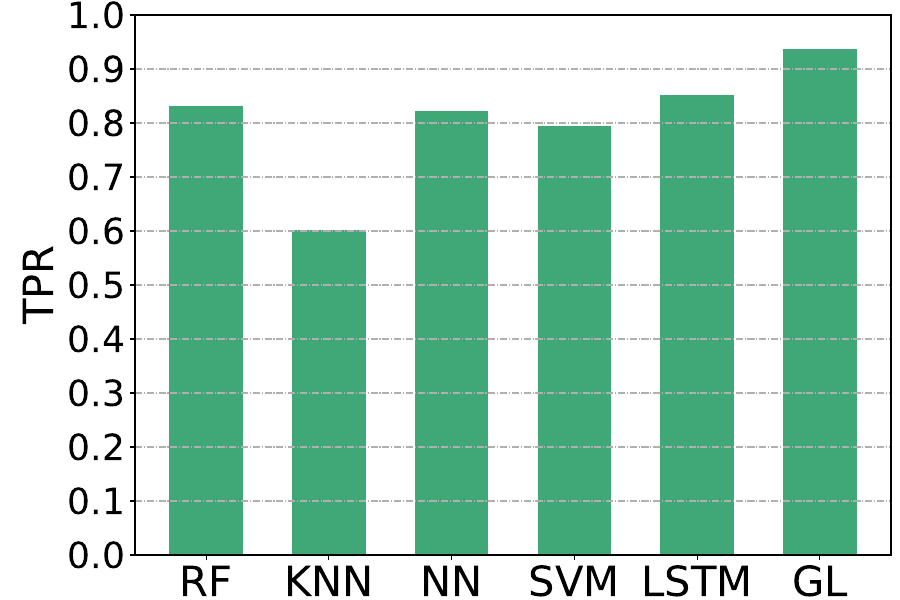

Generate this figure with Python:
import numpy as np
import matplotlib.pyplot as plt
import xlrd
import argparse

parser = argparse.ArgumentParser(description='画性能图')
parser.add_argument('-f','--file')
args = parser.parse_args()

readbook = xlrd.open_workbook(args.file)
defaultSheet = readbook.sheet_by_name('Sheet1')

xTick = defaultSheet.row_values(1)[11:17]
valueArr = defaultSheet.row_values(2)[11:17]

print(xTick)
print(valueArr)

# 生成图片实例，figsize的元组是宽高比
fig = plt.figure(figsize=(9,6))

# 生成背后的网格
plt.grid(True, linestyle='-.', axis='y')

# 柱子的宽度
bar_width = 0.6

curP = plt.bar(range(len(xTick)), valueArr, bar_width, color='#40A776')

# 设置坐标轴文字
plt.ylabel('TPR', fontsize=30)
# plt.xlabel('xName (unit)', fontsize=28)

# 设置坐标轴刻度
# plt.yticks(fontsize=26)
plt.yticks(np.arange(0,1.01,0.1), fontsize=26)
plt.xticks(range(len(xTick)), xTick, fontsize=30)

# 设置坐标轴范围
plt.ylim(0, 1)

# 设置图片边距
plt.subplots_adjust(left=0.15, right=0.99, top=0.975, bottom=0.075)

# 保存图片
plt.savefig('TPR.pdf')

# 显示图片
plt.show()